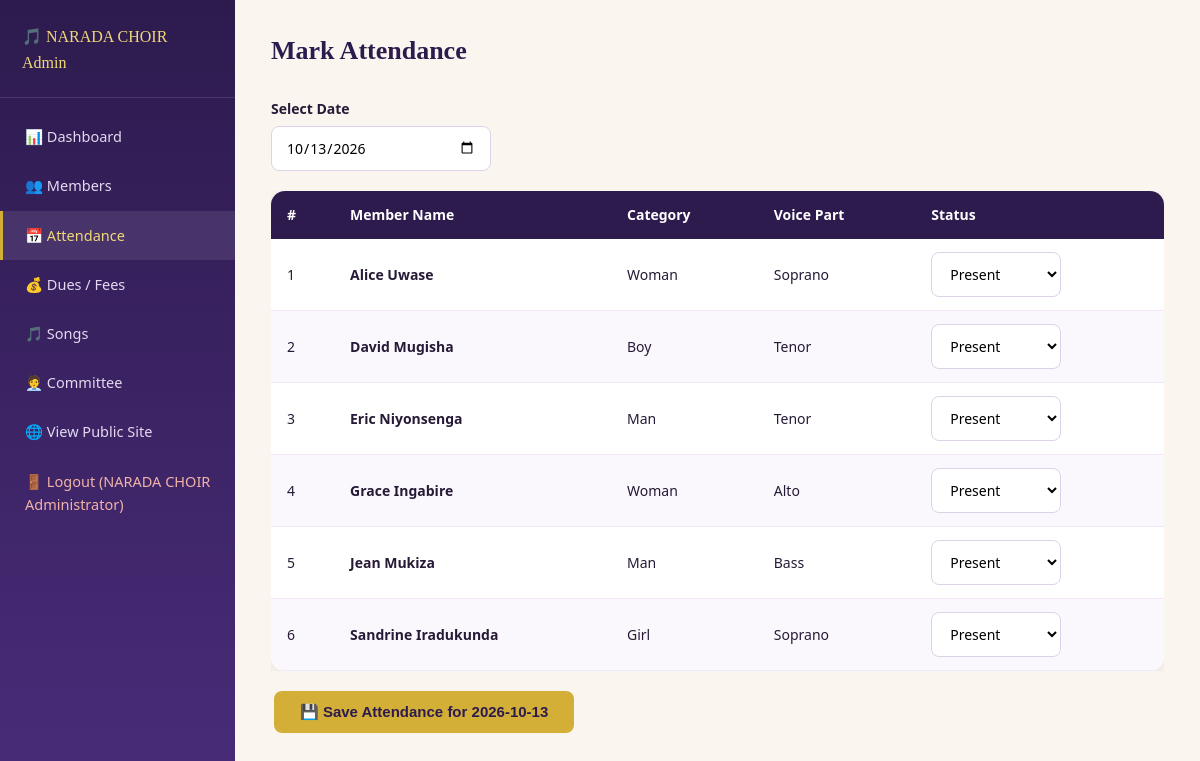
The app's page /admin/attendance.php (signed in) with its own data.
### tables this page shows
CREATE TABLE members (
    id INT AUTO_INCREMENT PRIMARY KEY,
    full_name VARCHAR(100) NOT NULL,
    gender ENUM('Male','Female') NOT NULL,
    category ENUM('Man','Woman','Boy','Girl') NOT NULL,
    phone VARCHAR(30),
    email VARCHAR(100) DEFAULT NULL,
    location VARCHAR(150) DEFAULT NULL,
    voice_part VARCHAR(30) DEFAULT NULL,
    photo VARCHAR(255) DEFAULT NULL,
    joined_date DATE DEFAULT NULL,
    monthly_due DECIMAL(10,2) DEFAULT 1000.00,
    status ENUM('Active','Inactive') DEFAULT 'Active',
    created_at TIMESTAMP DEFAULT CURRENT_TIMESTAMP
);

### admin/attendance.php (the view, shortened to what this page needs)
<?php
require_once '../config/db.php';
$date = $_GET['date'] ?? date('Y-m-d');
$members = $pdo->query("SELECT * FROM members WHERE status='Active' ORDER BY full_name ASC")->fetchAll();
$existing = [];
require '_sidebar.php';
?>
<div class="admin-topbar"><h1>Mark Attendance</h1></div>
<form method="GET" class="mb-20">
  <div class="form-group" style="max-width:220px;">
    <label>Select Date</label>
    <input type="date" name="date" value="<?= htmlspecialchars($date) ?>" onchange="this.form.submit()">
  </div>
</form>
<form method="POST">
  <div style="overflow-x:auto;">
    <table>
      <thead>
        <tr><th>#</th><th>Member Name</th><th>Category</th><th>Voice Part</th><th>Status</th></tr>
      </thead>
      <tbody>
        <?php foreach ($members as $i => $m): ?>
          <?php $cur = $existing[$m['id']] ?? 'Present'; ?>
          <tr>
            <td><?= $i+1 ?></td>
            <td><strong><?= htmlspecialchars($m['full_name']) ?></strong></td>
            <td><?= htmlspecialchars($m['category']) ?></td>
            <td><?= htmlspecialchars($m['voice_part']??'-') ?></td>
            <td>
              <select name="status[<?= $m['id'] ?>]" style="width:130px;">
                <option value="Present" <?= $cur==='Present'?'selected':'' ?>>Present</option>
              </select>
            </td>
          </tr>
        <?php endforeach; ?>
      </tbody>
    </table>
  </div>
  <button type="submit" class="btn btn-primary mt-20">💾 Save Attendance for <?= htmlspecialchars($date) ?></button>
</form>
<?php require '_footer.php'; ?>

### css/style.css (style rules this page uses)
:root { --deep-purple: #2d1b4e; --royal-purple: #4a2c7a; --soft-purple: #6b4596; --gold: #d4af37; --gold-light: #f0d878; --cream: #faf6ef; --ink: #261a36; --gray-text: #5f5870; --white: #ffffff; --success: #2e8b57; --danger: #c0392b; --warning: #d4881f; --card-shadow: 0 4px 18px rgba(45,27,78,0.10); --card-shadow-hover: 0 10px 28px rgba(45,27,78,0.18); --radius: 14px; --radius-sm: 8px; }
* { box-sizing: border-box; }
body { margin:0; font-family:'Segoe UI',Tahoma,Geneva,Verdana,sans-serif; background:var(--cream); color:var(--ink); line-height:1.6; }
h1,h2,h3,h4 { font-family:Georgia,'Times New Roman',serif; color:var(--deep-purple); margin-top:0; }
.btn { display:inline-block; padding:12px 26px; border-radius:var(--radius-sm); border:none; cursor:pointer; font-size:15px; font-weight:700; transition:transform 0.15s,box-shadow 0.15s; margin:3px; }
.btn-primary { background:var(--gold); color:var(--deep-purple); }
table { width:100%; border-collapse:collapse; background:var(--white); border-radius:var(--radius); overflow:hidden; box-shadow:var(--card-shadow); }
thead { background:var(--deep-purple); color:var(--white); }
th,td { padding:13px 16px; text-align:left; font-size:14px; }
tbody tr { border-bottom:1px solid #f0e8fa; }
tbody tr:nth-child(even) { background:#faf7fd; }
.form-group { margin-bottom:18px; }
label { display:block; margin-bottom:6px; font-weight:600; color:var(--ink); font-size:14px; }
input,select,textarea { width:100%; padding:11px 14px; border:1.5px solid #ddd2ea; border-radius:var(--radius-sm); font-size:14px; background:#fff; font-family:inherit; }
.admin-topbar { display:flex; justify-content:space-between; align-items:center; margin-bottom:26px; }
.admin-topbar h1 { font-size:26px; margin:0; }
.mt-20 { margin-top:20px; }
.mb-20 { margin-bottom:20px; }

### records on screen
members: full_name "Alice Uwase", category "Woman", voice_part "Soprano", id "Present"
members: full_name "David Mugisha", category "Boy", voice_part "Tenor", id "Present"
members: full_name "Eric Niyonsenga", category "Man", voice_part "Tenor", id "Present"
members: full_name "Grace Ingabire", category "Woman", voice_part "Alto", id "Present"
members: full_name "Jean Mukiza", category "Man", voice_part "Bass", id "Present"
members: full_name "Sandrine Iradukunda", category "Girl", voice_part "Soprano", id "Present"

### other values on screen
$_SESSION['admin_name'] "NARADA CHOIR Administrator"
$date "2026-10-13"
